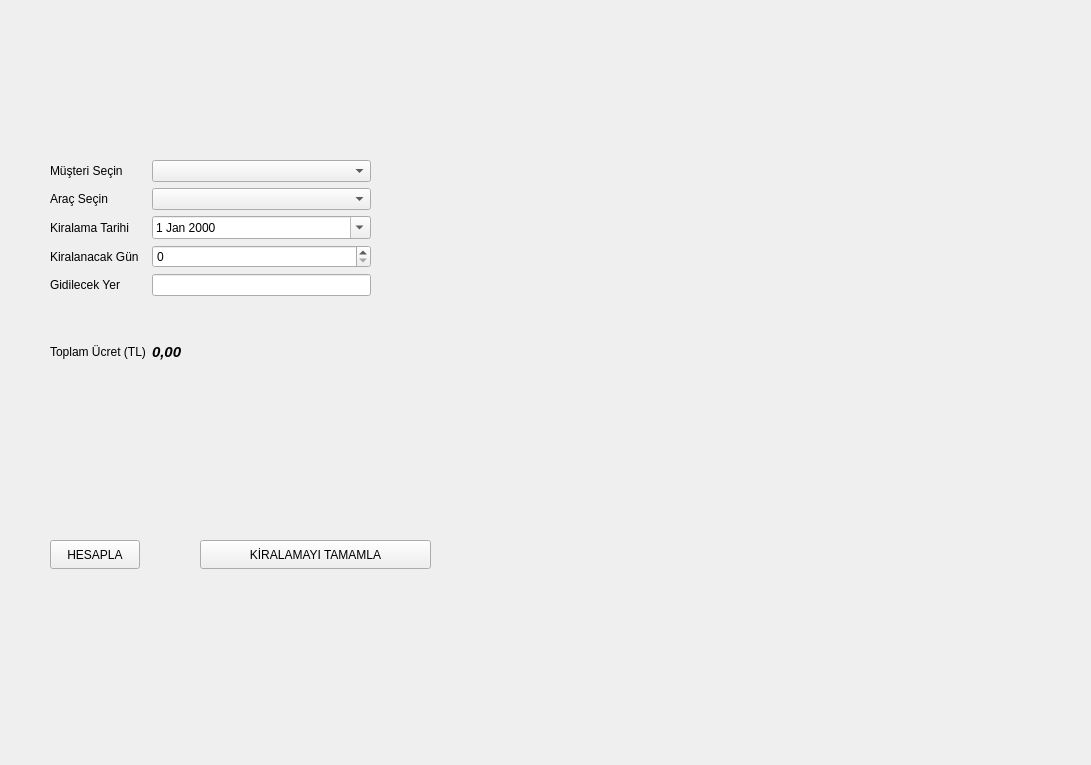
<?xml version="1.0" encoding="UTF-8"?>
<ui version="4.0">
 <class>KiralamaFormu</class>
 <widget class="QWidget" name="KiralamaFormu">
  <property name="geometry">
   <rect>
    <x>0</x>
    <y>0</y>
    <width>1091</width>
    <height>765</height>
   </rect>
  </property>
  <property name="windowTitle">
   <string>Kiralama İşlemi</string>
  </property>
  <widget class="QPushButton" name="btn_hesapla">
   <property name="geometry">
    <rect>
     <x>50</x>
     <y>540</y>
     <width>90</width>
     <height>29</height>
    </rect>
   </property>
   <property name="text">
    <string>HESAPLA</string>
   </property>
  </widget>
  <widget class="QPushButton" name="btn_kirala">
   <property name="geometry">
    <rect>
     <x>200</x>
     <y>540</y>
     <width>231</width>
     <height>29</height>
    </rect>
   </property>
   <property name="text">
    <string>KİRALAMAYI TAMAMLA</string>
   </property>
  </widget>
  <widget class="QWidget" name="layoutWidget">
   <property name="geometry">
    <rect>
     <x>50</x>
     <y>160</y>
     <width>321</width>
     <height>241</height>
    </rect>
   </property>
   <layout class="QGridLayout" name="gridLayout">
    <item row="0" column="0">
     <widget class="QLabel" name="label_2">
      <property name="text">
       <string>Müşteri Seçin</string>
      </property>
     </widget>
    </item>
    <item row="0" column="1">
     <widget class="QComboBox" name="cmb_musteri"/>
    </item>
    <item row="1" column="0">
     <widget class="QLabel" name="label_3">
      <property name="text">
       <string>Araç Seçin</string>
      </property>
     </widget>
    </item>
    <item row="1" column="1">
     <widget class="QComboBox" name="cmb_arac"/>
    </item>
    <item row="2" column="0">
     <widget class="QLabel" name="label_4">
      <property name="text">
       <string>Kiralama Tarihi </string>
      </property>
     </widget>
    </item>
    <item row="2" column="1">
     <widget class="QDateEdit" name="date_baslangic">
      <property name="calendarPopup">
       <bool>true</bool>
      </property>
     </widget>
    </item>
    <item row="3" column="0">
     <widget class="QLabel" name="label">
      <property name="text">
       <string>Kiralanacak Gün</string>
      </property>
     </widget>
    </item>
    <item row="3" column="1">
     <widget class="QSpinBox" name="spin_gun">
      <property name="maximum">
       <number>365</number>
      </property>
     </widget>
    </item>
    <item row="4" column="0">
     <widget class="QLabel" name="label_5">
      <property name="text">
       <string>Gidilecek Yer</string>
      </property>
     </widget>
    </item>
    <item row="4" column="1">
     <widget class="QLineEdit" name="txt_nereye"/>
    </item>
    <item row="5" column="0">
     <widget class="QLabel" name="label_6">
      <property name="text">
       <string>Toplam Ücret (TL)</string>
      </property>
     </widget>
    </item>
    <item row="5" column="1">
     <widget class="QLabel" name="lbl_toplam_ucret">
      <property name="font">
       <font>
        <pointsize>11</pointsize>
        <italic>true</italic>
        <bold>true</bold>
       </font>
      </property>
      <property name="text">
       <string>0,00</string>
      </property>
     </widget>
    </item>
   </layout>
  </widget>
 </widget>
 <resources/>
 <connections/>
</ui>
